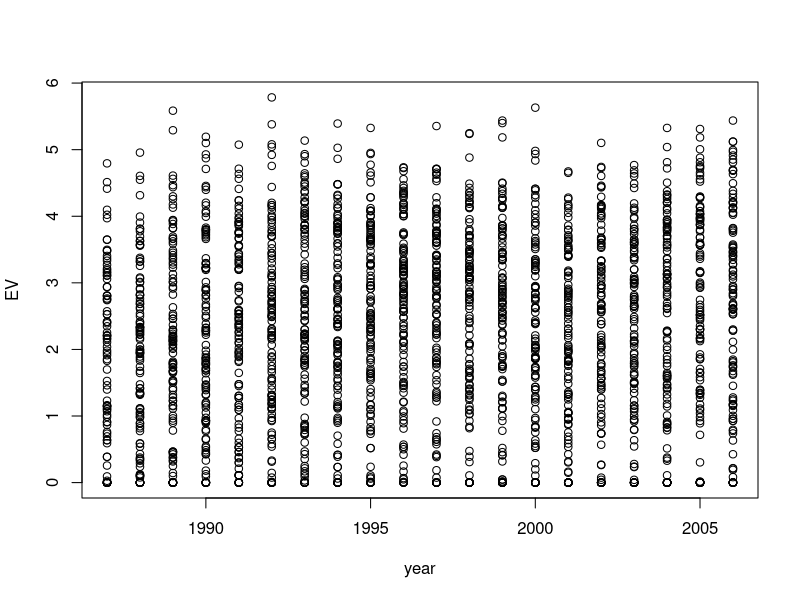
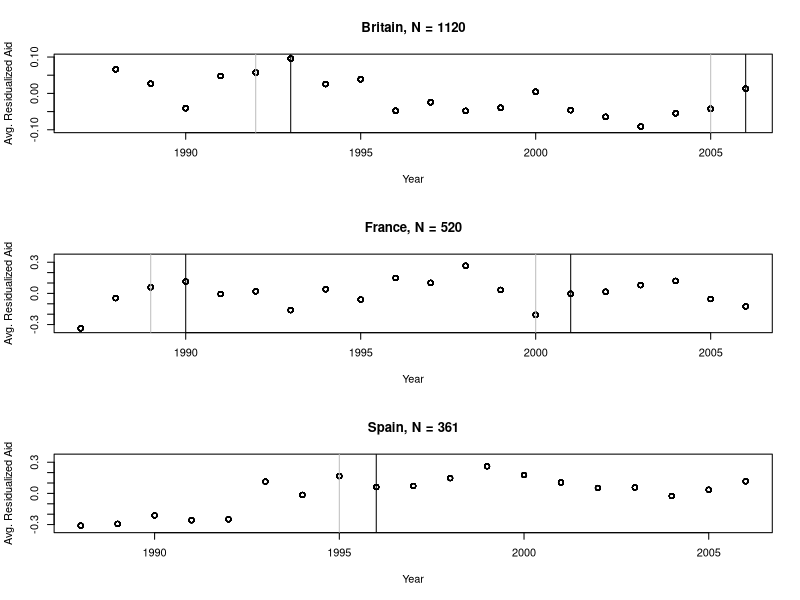

Source code (R) for these figures, in order:
# In R, Run:
# to install foreign type "install.packages('foreign')" 

library(foreign)

FA <- read.dta("figuredata.dta")
FA <- FA[FA$year > 1986 & FA$year < 2007,]

plot(EV~year,data=FA)

resids <- lm(FA$f1EV~factor(FA$ccode)+factor(FA$year))$residuals

par(mfrow=c(3,1))

i = c(2,4:8)[4]

plot(ave(resids[FA$uniquecol3==i],FA$year[FA$uniquecol3==i])~FA$year[FA$uniquecol3==i],main=paste("Britain, N =",sum(FA$uniquecol3==i)),xlab="Year",ylab="Avg. Residualized Aid",ylim = c(-.1,.1))
abline(v=unique(FA$year[FA$uniquecol3==i & FA$CPcol2 == 1]),col="gray")
abline(v=unique(FA$year[FA$uniquecol3==i & FA$CPcol2 == 1])+1,col="black")

i = c(2,4:8)[3]

plot(ave(resids[FA$uniquecol3==i],FA$year[FA$uniquecol3==i])~FA$year[FA$uniquecol3==i],main=paste("France, N =",sum(FA$uniquecol3==i)),xlab="Year",ylab="Avg. Residualized Aid",ylim=c(-0.35,0.35))
abline(v=unique(FA$year[FA$uniquecol3==i & FA$CPcol2 == 1]),col="gray")
abline(v=unique(FA$year[FA$uniquecol3==i & FA$CPcol2 == 1])+1,col="black")

i = c(2,4:8)[1]

plot(ave(resids[FA$uniquecol3==i],FA$year[FA$uniquecol3==i])~FA$year[FA$uniquecol3==i],main=paste("Spain, N =",sum(FA$uniquecol3==i)),xlab="Year",ylab="Avg. Residualized Aid",ylim=c(-0.35,0.35))
abline(v=unique(FA$year[FA$uniquecol3==i & FA$CPcol2 == 1]),col="gray")
abline(v=unique(FA$year[FA$uniquecol3==i & FA$CPcol2 == 1])+1,col="black")

# # for(i in c(2,4:8)[c(4,3,1)]){
# #) {

# plot(ave(resids[FA$uniquecol3==i],FA$year[FA$uniquecol3==i])~FA$year[FA$uniquecol3==i],main=paste("N=",sum(FA$uniquecol3==i)),xlab="Year",ylab="Residualized Aid")#,ylim=c(-.4,.4))
# #plot(ave(FA$f1EV[FA$uniquecol3==i],FA$year[FA$uniquecol3==i])~FA$year[FA$uniquecol3==i],main=paste("N=",sum(FA$uniquecol3==i)))
# abline(v=unique(FA$year[FA$uniquecol3==i & FA$CPcol2 == 1]),col="gray")
# abline(v=unique(FA$year[FA$uniquecol3==i & FA$CPcol2 == 1])+1,col="black")

# }

#?ave


#table(FA$year[FA$uniquecol3==i],FA$CPcol1[FA$uniquecol3==i])

